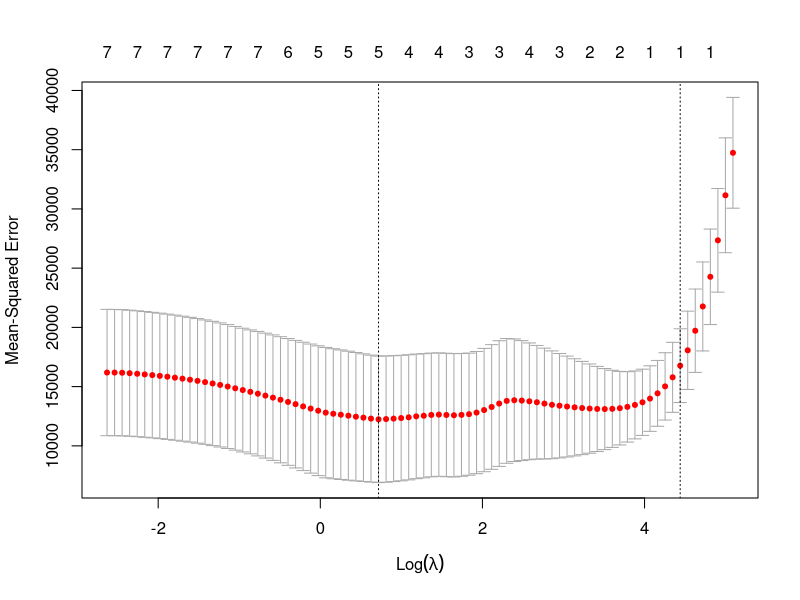
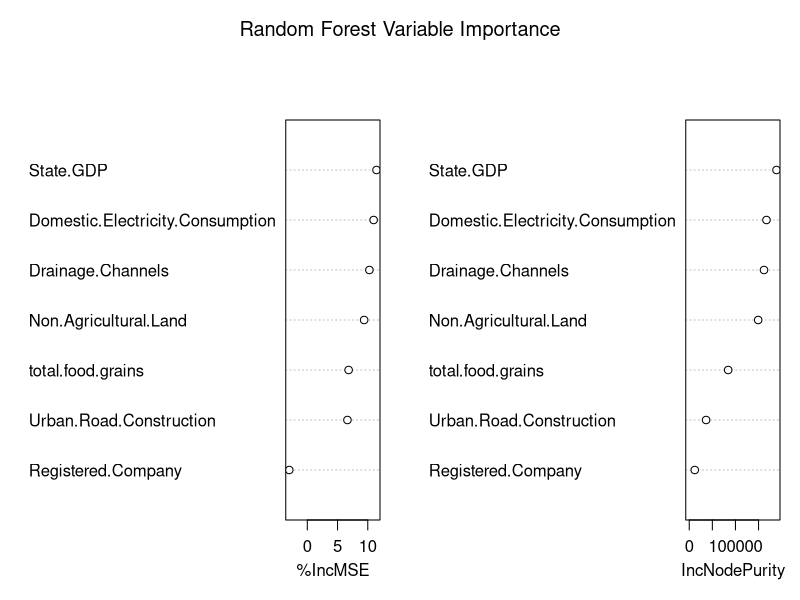

The R source for these figures, in order:
# Load required libraries
library(readr)
library(dplyr)
library(caret)
library(glmnet)

### Step 1: Load & Prepare Data
df <- read.csv("final_data.csv")
predictors <- df %>% select(-Year, -Flood)
target <- df$Flood

### Step 2: Normalize the Predictors (0–1)
pre_proc <- preProcess(predictors, method = c("range"))
predictors_norm <- predict(pre_proc, predictors)
df_norm <- data.frame(Flood = target, predictors_norm)

### Lasso Regression for Variable Selection
x <- as.matrix(df_norm %>% select(-Flood)) # Convert to matrix for glmnet
y <- df_norm$Flood
set.seed(2025)
cv_lasso <- cv.glmnet(x, y, alpha = 1, nfolds = 5)
plot(cv_lasso) # Plot CV error curve

lambda_best <- cv_lasso$lambda.min # Best lambda
lambda_best # lambda = 2.05 (best penalty strength selected via cross-validation that minimizes MSE)

lasso_model <- glmnet(x, y, alpha = 1, lambda = lambda_best) # Fit final Lasso model with best lambda

selected_vars <- coef(lasso_model) # Extract non-zero coefficients
selected_vars <- selected_vars[selected_vars[,1] != 0, , drop = FALSE]
selected_vars
# selected variables - total food grains, electricity, urban road, registered companies, drainage channels

### Fit Random Forest and Plot Variable Importance
library(randomForest)
library(caret)
set.seed(2025)

rf_model <- randomForest(Flood ~ ., data = df_norm, importance = TRUE, ntree = 500)
rf_model

importance_vals <- randomForest::importance(rf_model) # Variable importance table
print(importance_vals)

varImpPlot(rf_model, main = "Random Forest Variable Importance") # Plot variable importance
# selected variables (top 5) - GDP, electricity, drainage, non-agricultural land, urban road (instead of food grains)
